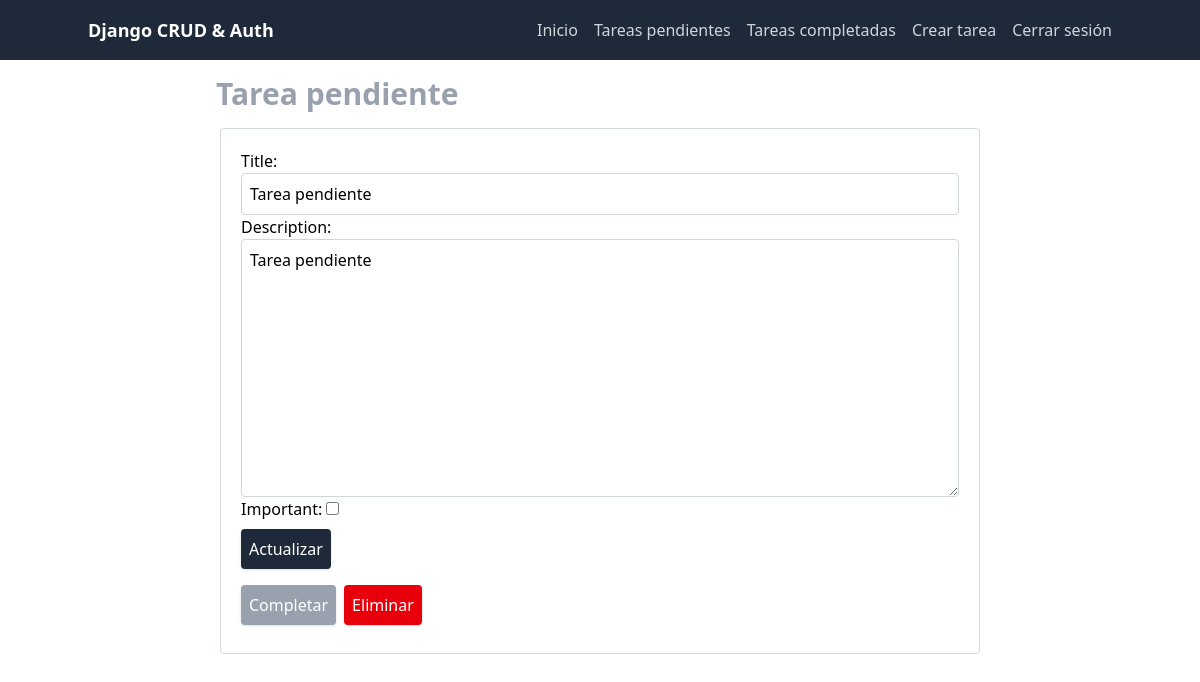
Page /tasks/7/ (signed in) on the earlier database version.
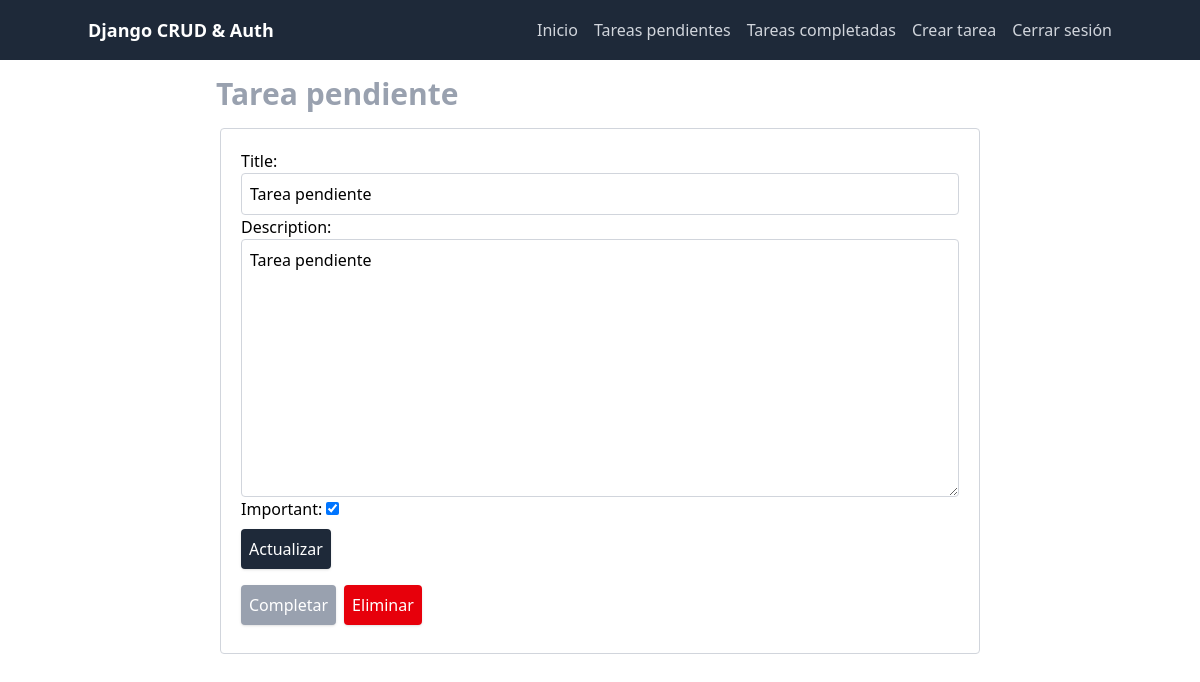
Same page on the later database version.
### tasks/models.py (models this page shows, shortened)
class Task(models.Model):
    title = models.CharField(max_length=100)
    description = models.TextField(blank=True)
    created = models.DateTimeField(auto_now_add=True)
    completed = models.DateTimeField(null=True, blank=True)
    important = models.BooleanField(default=False)
    user = models.ForeignKey(User, on_delete=models.CASCADE)

### tasks/views.py (the view, shortened to what this page needs)
# urls.py: path('tasks/<int:id>/', views.show, name='show'),
@login_required
def show(request, id):
    task = get_object_or_404(Task, pk=id, user=request.user)
    if request.method == 'GET':
        form = TaskForm(instance=task)
        return render(request, 'tasks/show.html', {
            'task': task,
            'form': form,
        })

### tasks/forms.py
class TaskForm(forms.ModelForm):
    class Meta:
        model = Task
        fields = [
            'title',
            'description',
            'important'
        ]
        widgets = {
            'title': forms.TextInput(
                attrs={ 'class': 'w-full block p-2 border border-gray-300 rounded' }
            ),
            'description': forms.Textarea(
                attrs={ 'class': 'w-full block p-2 border border-gray-300 rounded' }
            ),
        }

### tasks/templates/tasks/show.html (shortened to what this page needs)
{% extends 'template.html' %}
{% block content %}
    <div class="grid grid-cols-6">
        <div class="col-start-2 col-span-4">
            <h1 class="text-3xl font-bold mb-4 mx-4 mt-4 text-gray-400">{{ task.title }}</h1>
            <div class="block border border-gray-300 rounded mx-5 p-5">
                <form method="POST">
                    {{ form.as_p }}
                    <button class="cursor-pointer my-2 bg-gray-800 text-white p-2 rounded shadow">
                        Actualizar
                    </button>
                </form>
                <div class="flex gap-2">
                    <form action="{% url 'complete' task.id %}" method="POST">
                        <button class="cursor-pointer my-2 bg-gray-400 text-white p-2 rounded shadow">
                            Completar
                        </button>
                    </form>
                    <form action="{% url 'delete' task.id %}" method="POST">
                        <button class="cursor-pointer my-2 bg-red-600 text-white p-2 rounded shadow">
                            Eliminar
                        </button>
                    </form>
                </div>
            </div>
        </div>
    </div>
{% endblock %}

Differences in the rows shown:
changed Task "Tarea pendiente": important "☐" → "☑"
